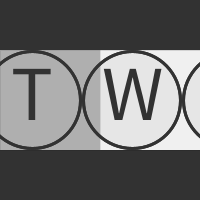
Frame 1 (no input)
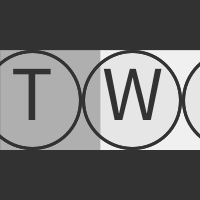
Frame 60 (the mouse pressed at the canvas centre just before this capture)
Frame 120 (the mouse held since frame 60 and released just before this capture): identical to frame 60, image omitted

The Processing sketch that drew these frames (run headless with seeded random() and noise(); from frame 60 on, the mouse is pressed at the canvas centre):

// Processing sketch: processing_136473
// ── processing_136473.pde

//import java.util.GregorianCalendar;
//import java.util.Calendar;
//import java.util.Date;
int xc, yc; // x and y centers

float xtoday, xyester, xtom, xafter, xbefore; //x coordinate of moving line for day

String days, yester, tom, after, before;
int i;

int framesday;

float daywidth;
float dayangle; // angle for chord arc fill of current day
int weekday, weekdayadd; //for day changes
int textoffset;

void setup() {
  size(200,200);
  xc=width/2;
  yc=height/2;
  //GregorianCalendar gcal = new GregorianCalendar();
  //weekday = gcal.get(Calendar.DAY_OF_WEEK);
  weekday = day() % 7 - 1;
  weekdayadd=weekday;

  frameRate(30);
  i = 0;
  framesday = 2592000; //2592000 number of frames in 24hrs
  daywidth = 100; //pixel width of a day

  background(50);
  
}

void draw() {
  background(50);    
  //GregorianCalendar gcal = new GregorianCalendar();
  //weekday = gcal.get(Calendar.DAY_OF_WEEK);
  weekday = day() % 7 - 1;
  
  float s;
  s = map(second(), 0, 60, 0, daywidth);
  float m;
  m = map(minute() + norm(second(), 0, 60), 0, 60, 0, (daywidth));
  float h;
  h = map(hour() + norm(minute(), 0, 60) + norm(second(), 0, 3600), 0, 24, 0, (daywidth));
  float hours;
  hours = map(hour() + norm(minute(), 0, 60) + norm(second(), 0, 3600), 0, 24, 0, TWO_PI) - HALF_PI;

  //x coordinates for left side of a day
  xtoday=xc-h;
  xyester=xtoday-daywidth;
  xtom=xtoday+daywidth;
  xafter=xtom+daywidth;
  xbefore=xyester-daywidth;
  
  //background of slider
  fill(240);
  strokeWeight(0);
  rect(0,50,200,100);
  
  
  //Ellipses for the days 
  
  //noFill();
  fill(230);
  stroke(50);
  strokeWeight(0);
  ellipse(xtoday + daywidth/2,height/2,daywidth-3,daywidth-3);
  fill(230);
  ellipse(xtom + daywidth/2,height/2,daywidth-3,daywidth-3);
  ellipse(xyester + daywidth/2,height/2,daywidth-3,daywidth-3);
 

  
  //dark rectangle to divide left half of slider
  fill(175);
  rect(0,50,100,100);
  
 
  /*
  //lines between ellipses
  stroke(50);
  strokeWeight(3.5);
  line(xtoday,50,xtoday,150);
  line(xtom,50,xtom,150);
  line(xyester,50,xyester,150);
  line(xafter,50,xafter,150);
  line(xbefore,50,xbefore,150);
  */
  
  //line down center to mask other lines
  strokeWeight(1);
  stroke(175);
  //line(width/2,50,width/2,149);
  
  
  //day string changer based on day of week
  switch (weekday) {
    case 1:
      days = "N";
      yester = "S";
      tom = "M";
      after = "T";
      before = "F";
      break;
    case 2:     
      days = "M";
      yester = "N";
      tom = "T";
      after = "W";
      before = "S";
      break;
    case 3:
      days = "T";
      yester = "M";
      tom = "W";
      after = "H";
      before = "N";
      break;
    case 4:
      days = "W";
      yester = "T";
      tom = "H";
      after = "F";
      before = "M";
      break;
    case 5:
      days = "H";
      yester = "W";
      tom = "F";
      after = "S";
      before = "T";
      break;
    case 6:
      days = "F";
      yester = "H";
      tom = "S";
      after = "N";
      before = "W";
      break;
    case 7:
      days = "S";
      yester = "F";
      tom = "N";
      after = "M";
      before = "H";
      break;
  }
  noFill();
  stroke(50);
  strokeWeight(3);
  ellipse(xtoday + daywidth/2,height/2,daywidth-3,daywidth-3);
  ellipse(xtom + daywidth/2,height/2,daywidth-3,daywidth-3);
  ellipse(xyester + daywidth/2,height/2,daywidth-3,daywidth-3);
  
  
  dayangle = map(hours,0,2*PI,PI,0);
  
  fill(100);
  noStroke();  
  //arc(xtoday + daywidth/2,height/2,daywidth+1,daywidth+1,hour/2,(2*PI-hour/2),CHORD);
  
  noFill();
  stroke(50);
  strokeWeight(3);
  ellipse(xtoday + daywidth/2,height/2,daywidth-3,daywidth-3);
  ellipse(xtom + daywidth/2,height/2,daywidth-3,daywidth-3);
  ellipse(xyester + daywidth/2,height/2,daywidth-3,daywidth-3);
  
  fill(50);
  stroke(50);
  textSize(78);
  textAlign(CENTER,CENTER);
  
  textoffset = 8;
  
  text(days,xtoday+daywidth/2,height/2-textoffset);
  text(yester,xyester+daywidth/2,height/2-textoffset);
  text(tom,xtom+daywidth/2,height/2-textoffset);
  text(after,xafter+daywidth/2,height/2-textoffset);
  text(before,xbefore+daywidth/2,height/2-textoffset);
  
  weekdayadd=weekday;  
}
